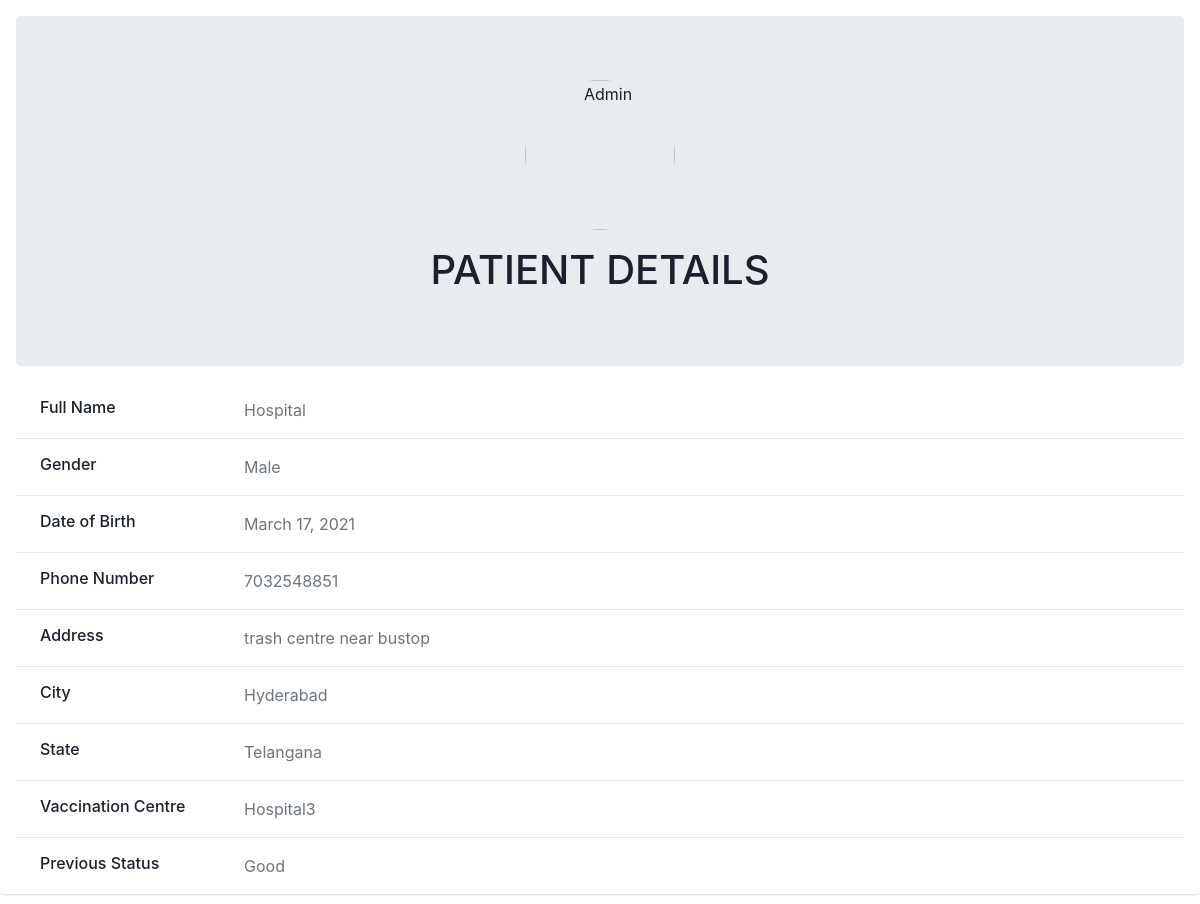
/vc/report/showpatient/1/ (signed in), run on the app's committed database.
### C19V/models.py (models this page shows, shortened)
class VaccinatedPerson(models.Model):
    GENDER_CHOICES = (('M','Male'),('F','Female'))
    user = models.OneToOneField(User,on_delete=CASCADE)
    name = models.CharField(max_length=50)
    gender = models.CharField(max_length=1,choices=GENDER_CHOICES)
    dob = models.DateField()
    phone_no =models.CharField(max_length=10)
    address = models.TextField(max_length=128)
    city = models.CharField(max_length=50)
    state = models.CharField(max_length=50)
    date_created = models.DateTimeField(auto_now_add=True)
    centre = models.CharField(max_length=50)

class Status(models.Model):
    STATUS = (('Good','Feeling good'),('Ok','Feeling somewhat good'),('Bad','Feeling Bad'))
    status = models.CharField(max_length=4,choices=STATUS)
    person = models.ForeignKey(VaccinatedPerson,on_delete=models.CASCADE)
    date = models.DateField(auto_now_add=True)
    time = models.TimeField(auto_now_add=True)

### C19V/views.py (the view)
# urls.py: path('vc/report/showpatient/<str:pk>/',views.show,name='show_patient'),
@decorators.VC_required(login_url='loginvc')
def show(request,pk):
   person = models.VaccinatedPerson.objects.get(id=pk)
   status = models.Status.objects.filter(person=person).last()
   context={'person':person ,'status':status}
   return render(request,'showpatient.html',context)

### C19V/templates/showpatient.html (shortened to what this page needs)
{% load static %}
<link rel="stylesheet" href="https://stackpath.bootstrapcdn.com/bootstrap/4.3.1/css/bootstrap.min.css">
<link rel="stylesheet" type="text/css" href="{% static '/css/patient_home.css'%}">
<centre>
    <div class="container-md-8">
      <div class="card mb-3">
        <div class="card-body">
          <div class="jumbotron align-items-center text-center">
            <img src="https://bootdey.com/img/Content/avatar/avatar7.png" alt="Admin" class="rounded-circle" width="150">
            <div class="mt-3">
              <h1>PATIENT DETAILS</h1>
            </div>
          </div>
          <div class="row">
            <div class="col-sm-3">
              <h6 class="mb-0 pl-4">Full Name</h6>
            </div>
            <div class="col-sm-9 pl-4 text-secondary">
              {{ person.name }}
            </div>
          </div>
          <hr>
          <div class="row">
            <div class="col-sm-3">
              <h6 class="mb-0 pl-4">Gender</h6>
            </div>
            <div class="col-sm-9 pl-4 text-secondary">
              {% if person.gender == 'M' %}
                Male
              {% else %}
                Female
              {% endif %}
            </div>
          </div>
          <hr>
          <div class="row">
            <div class="col-sm-3">
              <h6 class="mb-0 pl-4">Date of Birth</h6>
            </div>
            <div class="col-sm-9 pl-4 text-secondary">
              {{person.dob | date}}
            </div>
          </div>
          <hr>
          <div class="row">
            <div class="col-sm-3">
              <h6 class="mb-0 pl-4">Phone Number</h6>
            </div>
            <div class="col-sm-9 pl-4 text-secondary">
              {{person.phone_no}}
            </div>
          </div>
          <hr>
          <div class="row">
            <div class="col-sm-3">
              <h6 class="mb-0 pl-4">Address</h6>
            </div>
            <div class="col-sm-9 pl-4 text-secondary">
              {{person.address}}
            </div>
          </div>
          <hr>
          <div class="row">
            <div class="col-sm-3">
              <h6 class="mb-0 pl-4">City</h6>
            </div>
            <div class="col-sm-9 pl-4 text-secondary">
              {{person.city}}
            </div>
          </div>
          <hr>
          <div class="row">
            <div class="col-sm-3">
              <h6 class="mb-0 pl-4">State</h6>
            </div>
            <div class="col-sm-9 pl-4 text-secondary">
              {{ person.state }}
            </div>
          </div>
          <hr>
          <div class="row">
            <div class="col-sm-3">
              <h6 class="mb-0 pl-4">Vaccination Centre</h6>
            </div>
            <div class="col-sm-9 pl-4 text-secondary">
              {{ person.centre }}
            </div>
          </div>
          <hr>
          <div class="row">
            <div class="col-sm-3">
              <h6 class="mb-0 pl-4">Previous Status</h6>
            </div>
            <div class="col-sm-9 pl-4 text-secondary">
              {{status.status}}
            </div>
          </div>
        </div>
      </div>
    </div>
  </centre>

### C19V/static/css/patient_home.css (style rules this page uses)
.card { box-shadow: 0 1px 3px 0 rgba(0, 0, 0, .1), 0 1px 2px 0 rgba(0, 0, 0, .06); }
.card { position: relative; display: flex; flex-direction: column; min-width: 0; word-wrap: break-word; background-color: white; background-clip: border-box; border: 0 solid rgba(0, 0, 0, .125); border-radius: .25rem; }
.row { width: 75%; }
.card-body { flex: 1 1 auto; min-height: 1px; padding: 1rem; }
.mb-3, .my-3 { margin-bottom: 1rem!important; }

### data on the page
VaccinatedPerson: name "Hospital", dob "March 17, 2021", phone_no "7032548851", address "trash centre near bustop", city "Hyderabad", state "Telangana", centre "Hospital3"
Status: status "Good"
